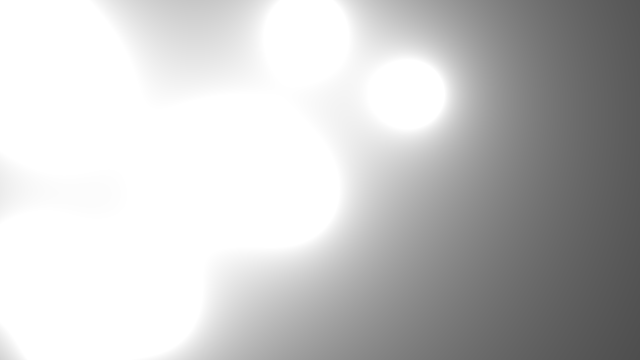
Frame 1 (no input)
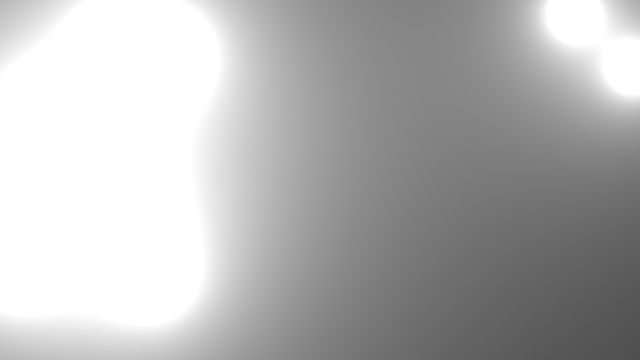
Frame 60 (the mouse pressed at the canvas centre just before this capture)
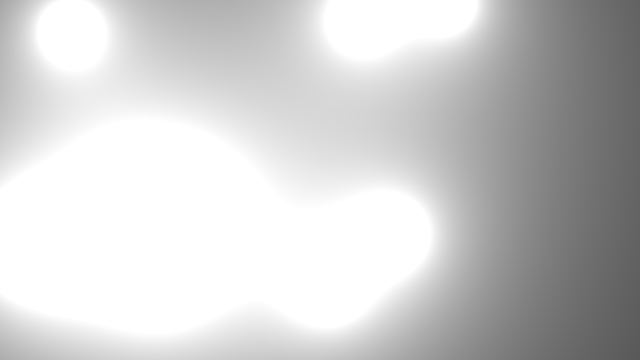
Frame 120 (the mouse held since frame 60 and released just before this capture)

The Processing sketch that drew these frames (run headless with seeded random() and noise(); from frame 60 on, the mouse is pressed at the canvas centre):

// Processing sketch: MetaBalls
// ── MetaBalls.pde
Blob[] blobs = new Blob[10];
// 13:00
void setup() {
  size(640, 360);
  
  for (int i = 0; i < blobs.length; i++) {
   blobs[i] = new Blob(random(width), random(height)); 
  }
}

void draw() {
  background(51);
  
  loadPixels();
  
  for (int x = 0; x < width; x++) {
    for (int y = 0; y < height; y++) {
      int index = x + y * width;
      float sum = 0;
      for (Blob b : blobs) {
        float distance = dist(x, y, b.position.x, b.position.y);
        sum += 100 * b.radius / distance; 
      }
      
      pixels[index] = color(sum);
    }
  }
  
  updatePixels();
  
  for (Blob b : blobs) {
    b.update();
    //b.display();
  }
}

// ── Blob.pde
class Blob {
  PVector position;
  PVector velocity;
  
  float radius;
  
  Blob(float x, float y) {
    position = new PVector(x, y);
    velocity = PVector.random2D();
    velocity.mult(random(2, 5));
    radius = 40;
  }
  
  void checkEdges() {
    if (position.x > width || position.x < 0) {
      velocity.x *= -1;
    }
    
    if (position.y > height || position.y < 0) {
      velocity.y *= -1;
    }
  }
  
  void update() {
    position.add(velocity);
    checkEdges();
  }
  
  void display() {
    noFill();
    stroke(0);
    strokeWeight(4);
    ellipse(position.x, position.y, radius * 2, radius * 2);
  }
}
